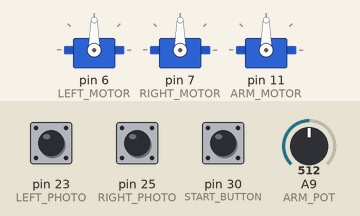
The sketch below on a simulated Arduino Mega 2560, built with avr-gcc and run on an emulated ATmega2560. On the bench: 3 × servo. The inputs (shaded band) are chosen by the test bench; at power-on: pin 30 (START_BUTTON) HIGH, A9 (ARM_POT) = 512, pin 23 (LEFT_PHOTO) LOW, pin 25 (RIGHT_PHOTO) LOW. What the sketch prints to the serial monitor is not drawn.

Above: at 1.2 s.
1.3 s: pin 30 (START_BUTTON) pulled LOW for 0.15 s
At 2.6 s:
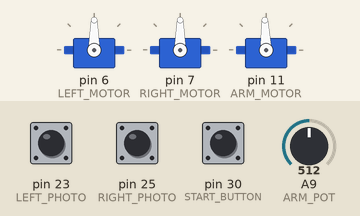
4.4 s: A9 (ARM_POT) set to 716
At 5.1 s:
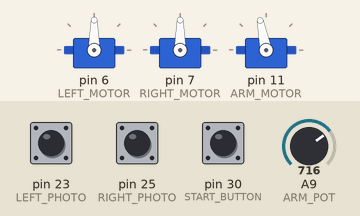
7.4 s: pin 30 (START_BUTTON) pulled LOW for 1 s
At 8.82 s:
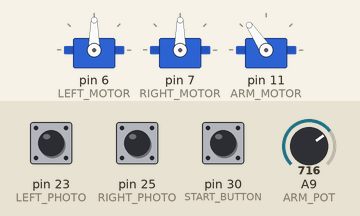
11.0 s: A9 (ARM_POT) set to 900
Timing chart, 0 to 27.5 s (numbered marks = the images above; inputs shaded):
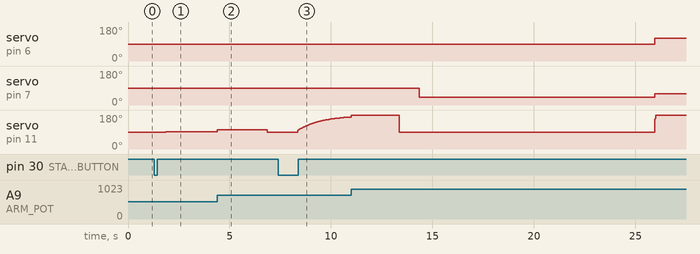

Measured:
- after the input at 1.3 s, servo on pin 11 (ARM_MOTOR): 90° → 92° after 0.55 s
- after the input at 4.4 s, servo on pin 11 (ARM_MOTOR): 92° → 101° at once, → 90° 2.5 s later
- after the input at 7.4 s, servo on pin 11 (ARM_MOTOR): moves from 90° to 169° over 2.5 s, starting after 0.96 s

The sketch:

lab4.ino
```cpp
#include <Servo.h>
// Note:  S8 and S9 don't seem to work.

Servo left; // declare a servo to use for our left motor
Servo right;  //declare a servo to use for our right motor
Servo arm; // Arm.

// The maximum drivepower for either motor.
#define FULL_POWER 90
// The value to write to a motor if we want no movement.
#define ZERO_POWER 90

// Left and Right motor ports.
#define LEFT_MOTOR 6
#define RIGHT_MOTOR 7

// Input pin with left photoresistor.
#define LEFT_PHOTO 23
// Input pin with right photoresistor.
#define RIGHT_PHOTO 25

#define START_BUTTON 30

#define ARM_MOTOR 11
#define ARM_POT 9

const float kDown = -0.11;
const float kUp = 0.2;

// enum which we can use to indicate which side of the robot we are talking about.
enum side {
  LEFT,
  RIGHT,
  NEITHER,
  BOTH
} last_triggered, cur_triggered;

// A function which runs the motors at a given power, from -90 to +90 where zero
// is stopped and positive is forwards.
void writeMotors(int leftPower, int rightPower) {
  // Deals with converting a drivepower (0 - 90) into a number to actually write
  // to the servos.
  left.write(ZERO_POWER + leftPower);
  right.write(ZERO_POWER - rightPower);
}

double potToAngle(double pot /*0 - 1023*/);
double angleToPot(double angle /*radians*/);
double getAngle();
void goToAngle(double angle, double kP, double kI=0, double kD=0);

long long int start, endTime, latestTime;

void setup() {
  Serial.begin(115200); // For debugging.
  // Attach the left and right motors to the appropriate ports.
  left.attach(LEFT_MOTOR);
  right.attach(RIGHT_MOTOR);

  pinMode(LEFT_PHOTO, INPUT);
  pinMode(RIGHT_PHOTO, INPUT);

  pinMode(START_BUTTON, INPUT_PULLUP);

  // Arbitrarily chose which direction to start in.
  last_triggered = LEFT;

  arm.attach(ARM_MOTOR, 1000, 2000);
}

boolean first = true;
void loop() {
  if (first) {
    Serial.println("HERE!!!!!");
    Serial.println(potToAngle(470));
    Serial.println(angleToPot(0.0));
    waitForButton(START_BUTTON);
    //arm.write(120);
    delay(50);
    goToAngle(kDown, 10.0);//, 2.0, 50.0);
    delay(1000);
    Serial.println(getAngle());
    waitForButton(START_BUTTON);
    goToAngle(kUp, 10.0, 1.0, 3.0);
    delay(1000);
    first = false;
    start = millis();
    endTime = start + 11.6 * 1000;
    latestTime = endTime + 1*1000;
  }
  Serial.println(getAngle());


  // Get the sensor values.
  // High if light.
  int left_photo = digitalRead(LEFT_PHOTO);
  int right_photo = digitalRead(RIGHT_PHOTO);

  // Debugging info.
  Serial.print("Left: ");
  Serial.print(left_photo);
  Serial.print(" Right: ");
  Serial.println(right_photo);

  if (left_photo && right_photo) { // straddling the line; no change.
    last_triggered = last_triggered;
    cur_triggered = NEITHER;
  }
  // If it is too late, stop and put it down. If it is too early, don't. If it is in between, the left and right photos should be triggered.
  else if (millis() > endTime && millis() < latestTime) {
    cur_triggered = BOTH;
  }
  else if ((!(left_photo || right_photo) && ((latestTime + 2) < millis()))) {
    cur_triggered = BOTH;
    last_triggered = BOTH;
  }
  else if (!left_photo) { // left sensor on line; turn right.
    last_triggered = LEFT;
    cur_triggered = LEFT;
  }
  else { // right sensor on line; turn left.
    last_triggered = RIGHT;
    cur_triggered = RIGHT;
  }

  // Turn just one motor or the other to stay on the line.
  if (cur_triggered == BOTH) {
    if (last_triggered == BOTH) {
      writeMotors(0, 0);
      while (true) continue;
    }
    writeMotors(30, 30);
    // Go down extra far, because we will be driving anyways.
    goToAngle(kDown - 0.15, 30.0, 3.0);
    writeMotors(50, 25);
    delay(600);
  }
  else if (last_triggered == LEFT) {
    if (cur_triggered == NEITHER)
      writeMotors(0, 40); // 30, 40
    else
      writeMotors(0, 50);
  }
  else if (last_triggered == RIGHT) {
    if (cur_triggered == NEITHER)
      writeMotors(40, 0);
    else
      writeMotors(50, 0);
  }

}

const double kLowAngle = -PI / 4.0;
const double kLowInput = 300;
const double kHighAngle = PI / 2.0;
const double kHighInput = 850;

double potToAngle(double pot /*0 - 1023*/) {
  pot -= kLowInput;
  double intercept = kLowAngle;
  double slope = (kHighAngle - kLowAngle) / (kHighInput - kLowInput);
  double angle = intercept + slope * pot;
  return angle;
}

double angleToPot(double angle /*radians*/) {
  angle -= kLowAngle;
  double intercept = kLowInput;
  double slope = (kHighInput - kLowInput) / (kHighAngle - kLowAngle);
  double pot = intercept + slope * angle;
  return pot;
}

double getAngle() {
  return potToAngle(analogRead(ARM_POT));
}

void goToAngle(double angle/*radians*/, double kP, double kI, double kD) {
  int millisgood = 0;
  int startgood = 0;
  int start = millis();
  double error = angle - getAngle();
  double prev_error = error;
  double sum = 0.0;
  while ((abs(error) > 0.03) || (millisgood < 1000)) {
    if (millis() > start + 5000) break;
    error = angle - getAngle();
    sum *= 0.99;
    sum += error;
    double diff = error - prev_error;
    double out = kP * error + kI * sum + kD * diff;
    out = (out > 90) ? 90 : ((out < -90) ? -90 : out);
    Serial.print(getAngle());
    Serial.print("\t");
    arm.write(90 - out);
    delay(10);
    if (abs(error) > 0.03)
      millisgood = 0;
    else if (abs(prev_error) > 0.03)
      startgood = millis();
    else // error is good and has been good.
      millisgood = millis() - startgood;
    Serial.print(out);
    Serial.print("\t");
    Serial.println(millisgood);
    prev_error = error;
  }
  arm.write(90);
}


  // Blocks until the button on port port has gone low, then delays half a second
// to allow the user to get their hand away, and returns.
void waitForButton(int port) {
  while (digitalRead(port)) continue;
  delay(500);
  return;
}
```
